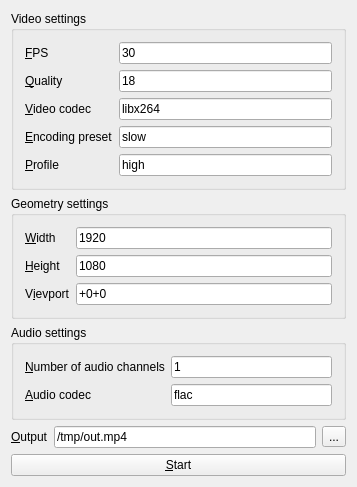
<?xml version="1.0" encoding="UTF-8"?>
<ui version="4.0">
 <class>MainWindow</class>
 <widget class="QMainWindow" name="MainWindow">
  <property name="geometry">
   <rect>
    <x>0</x>
    <y>0</y>
    <width>357</width>
    <height>453</height>
   </rect>
  </property>
  <property name="windowTitle">
   <string>Screencaster</string>
  </property>
  <widget class="QWidget" name="centralWidget">
   <layout class="QVBoxLayout" name="verticalLayout">
    <item>
     <widget class="QGroupBox" name="gbVideoSettings">
      <property name="title">
       <string>Video settings</string>
      </property>
      <layout class="QFormLayout" name="formLayout_2">
       <item row="0" column="0">
        <widget class="QLabel" name="label_3">
         <property name="text">
          <string>&amp;FPS</string>
         </property>
         <property name="buddy">
          <cstring>leFPS</cstring>
         </property>
        </widget>
       </item>
       <item row="0" column="1">
        <widget class="QLineEdit" name="leFPS">
         <property name="text">
          <string>30</string>
         </property>
         <property name="alignment">
          <set>Qt::AlignLeading|Qt::AlignLeft|Qt::AlignVCenter</set>
         </property>
        </widget>
       </item>
       <item row="1" column="0">
        <widget class="QLabel" name="label_6">
         <property name="text">
          <string>&amp;Quality</string>
         </property>
         <property name="buddy">
          <cstring>leQuality</cstring>
         </property>
        </widget>
       </item>
       <item row="1" column="1">
        <widget class="QLineEdit" name="leQuality">
         <property name="text">
          <string>18</string>
         </property>
         <property name="alignment">
          <set>Qt::AlignLeading|Qt::AlignLeft|Qt::AlignVCenter</set>
         </property>
        </widget>
       </item>
       <item row="2" column="0">
        <widget class="QLabel" name="label_4">
         <property name="text">
          <string>&amp;Video codec</string>
         </property>
         <property name="buddy">
          <cstring>leVideoCodec</cstring>
         </property>
        </widget>
       </item>
       <item row="2" column="1">
        <widget class="QLineEdit" name="leVideoCodec">
         <property name="text">
          <string>libx264</string>
         </property>
         <property name="alignment">
          <set>Qt::AlignLeading|Qt::AlignLeft|Qt::AlignVCenter</set>
         </property>
        </widget>
       </item>
       <item row="3" column="0">
        <widget class="QLabel" name="label_5">
         <property name="text">
          <string>&amp;Encoding preset</string>
         </property>
         <property name="buddy">
          <cstring>lePreset</cstring>
         </property>
        </widget>
       </item>
       <item row="3" column="1">
        <widget class="QLineEdit" name="lePreset">
         <property name="text">
          <string>slow</string>
         </property>
         <property name="alignment">
          <set>Qt::AlignLeading|Qt::AlignLeft|Qt::AlignVCenter</set>
         </property>
        </widget>
       </item>
       <item row="4" column="0">
        <widget class="QLabel" name="label_7">
         <property name="text">
          <string>&amp;Profile</string>
         </property>
         <property name="buddy">
          <cstring>leProfile</cstring>
         </property>
        </widget>
       </item>
       <item row="4" column="1">
        <widget class="QLineEdit" name="leProfile">
         <property name="text">
          <string>high</string>
         </property>
         <property name="alignment">
          <set>Qt::AlignLeading|Qt::AlignLeft|Qt::AlignVCenter</set>
         </property>
        </widget>
       </item>
      </layout>
     </widget>
    </item>
    <item>
     <widget class="QGroupBox" name="gbGeometry">
      <property name="title">
       <string>Geometry settings</string>
      </property>
      <layout class="QFormLayout" name="formLayout_3">
       <item row="0" column="0">
        <widget class="QLabel" name="label_8">
         <property name="text">
          <string>&amp;Width</string>
         </property>
         <property name="buddy">
          <cstring>leWidth</cstring>
         </property>
        </widget>
       </item>
       <item row="0" column="1">
        <widget class="QLineEdit" name="leWidth">
         <property name="text">
          <string>1920</string>
         </property>
         <property name="alignment">
          <set>Qt::AlignLeading|Qt::AlignLeft|Qt::AlignVCenter</set>
         </property>
        </widget>
       </item>
       <item row="1" column="0">
        <widget class="QLabel" name="label_9">
         <property name="text">
          <string>&amp;Height</string>
         </property>
         <property name="buddy">
          <cstring>leHeight</cstring>
         </property>
        </widget>
       </item>
       <item row="1" column="1">
        <widget class="QLineEdit" name="leHeight">
         <property name="text">
          <string>1080</string>
         </property>
         <property name="alignment">
          <set>Qt::AlignLeading|Qt::AlignLeft|Qt::AlignVCenter</set>
         </property>
        </widget>
       </item>
       <item row="2" column="0">
        <widget class="QLabel" name="label_10">
         <property name="text">
          <string>V&amp;ievport</string>
         </property>
         <property name="buddy">
          <cstring>leViewport</cstring>
         </property>
        </widget>
       </item>
       <item row="2" column="1">
        <widget class="QLineEdit" name="leViewport">
         <property name="text">
          <string>+0+0</string>
         </property>
         <property name="alignment">
          <set>Qt::AlignLeading|Qt::AlignLeft|Qt::AlignVCenter</set>
         </property>
        </widget>
       </item>
      </layout>
     </widget>
    </item>
    <item>
     <widget class="QGroupBox" name="gbAudioSettings">
      <property name="title">
       <string>Audio settings</string>
      </property>
      <layout class="QFormLayout" name="formLayout">
       <item row="0" column="0">
        <widget class="QLabel" name="label">
         <property name="text">
          <string>&amp;Number of audio channels</string>
         </property>
         <property name="buddy">
          <cstring>leACNumber</cstring>
         </property>
        </widget>
       </item>
       <item row="0" column="1">
        <widget class="QLineEdit" name="leACNumber">
         <property name="text">
          <string>1</string>
         </property>
         <property name="alignment">
          <set>Qt::AlignLeading|Qt::AlignLeft|Qt::AlignVCenter</set>
         </property>
        </widget>
       </item>
       <item row="1" column="0">
        <widget class="QLabel" name="label_2">
         <property name="text">
          <string>&amp;Audio codec</string>
         </property>
         <property name="buddy">
          <cstring>leAudioCodec</cstring>
         </property>
        </widget>
       </item>
       <item row="1" column="1">
        <widget class="QLineEdit" name="leAudioCodec">
         <property name="text">
          <string>flac</string>
         </property>
         <property name="alignment">
          <set>Qt::AlignLeading|Qt::AlignLeft|Qt::AlignVCenter</set>
         </property>
        </widget>
       </item>
      </layout>
     </widget>
    </item>
    <item>
     <layout class="QHBoxLayout" name="horizontalLayout">
      <item>
       <widget class="QLabel" name="label_11">
        <property name="text">
         <string>&amp;Output</string>
        </property>
        <property name="buddy">
         <cstring>leOutput</cstring>
        </property>
       </widget>
      </item>
      <item>
       <widget class="QLineEdit" name="leOutput">
        <property name="text">
         <string>/tmp/out.mp4</string>
        </property>
        <property name="alignment">
         <set>Qt::AlignLeading|Qt::AlignLeft|Qt::AlignVCenter</set>
        </property>
       </widget>
      </item>
      <item>
       <widget class="QToolButton" name="tbChooseOutput">
        <property name="text">
         <string>...</string>
        </property>
       </widget>
      </item>
     </layout>
    </item>
    <item>
     <widget class="QPushButton" name="btnStartStop">
      <property name="text">
       <string>&amp;Start</string>
      </property>
      <property name="autoDefault">
       <bool>true</bool>
      </property>
     </widget>
    </item>
   </layout>
  </widget>
 </widget>
 <layoutdefault spacing="6" margin="11"/>
 <resources/>
 <connections/>
</ui>
